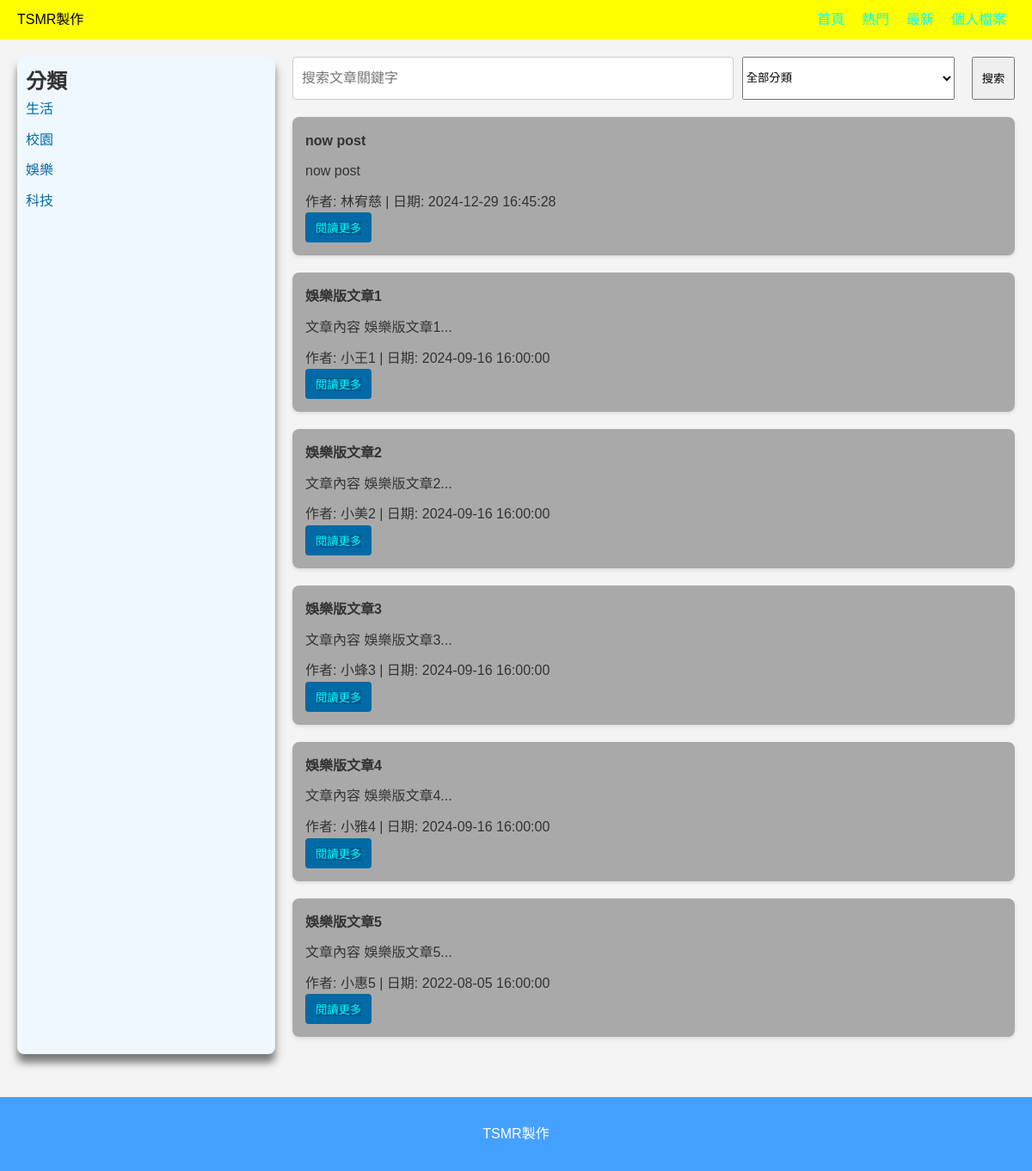
The page /play.php on the database its author committed.
### tables this page shows
CREATE TABLE `post` (
  `name` varchar(30) DEFAULT NULL,
  `title` varchar(255) DEFAULT NULL,
  `post` text,
  `date` timestamp NULL DEFAULT NULL,
  `post_sort` enum('life','play','school','tech') DEFAULT NULL
);

### play.php (the view, shortened to what this page needs)
<?php
include 'db.php';
$sql = "SELECT name,title, post, date FROM post where post_sort='play' ORDER BY date DESC";
$result = $conn->query($sql);
?>
<!DOCTYPE html>
<html lang="zh-TW">
<head>
</head>
<body>
  <header class="top">
    <div>TSMR製作</div>
    <nav>
      <ul>
        <li><a href="main.php">首頁</a></li>
        <li><a href="#">熱門</a></li>
        <li><a href="time.php">最新</a></li>
        <li><a href="login.php">個人檔案</a></li>
      </ul>
    </nav>
  </header>
  <main class="content">
    <aside class="sidebar">
      <h2>分類</h2>
      <ul>
        <li><a href="life.php">生活</a></li>
        <li><a href="school.php">校園</a></li>
        <li><a href="play.php">娛樂</a></li>
        <li><a href="tech.php">科技</a></li>
      </ul>
    </aside>
    <section class="post-list">
      <div class="search-bar">
        <form action="search.php" method="GET" style="display: flex; width: 100%;">
          <input type="text" name="keyword" placeholder="搜索文章關鍵字" required style="flex: 2; margin-right: 10px;">
          <select name="post_sort" style="flex: 1; margin-right: 10px;">
            <option value="">全部分類</option>
          </select>
          <button class="button" type="submit">搜索</button>
        </form>
      </div>
       <?php if ($result && $result->num_rows > 0): ?>
        <?php while ($row = $result->fetch_assoc()): ?>
          <article class="post">
            <h2 class="post-title"><?php echo htmlspecialchars($row['title']); ?></h2>
			<p class="post-content"><?php echo nl2br(htmlspecialchars($row['post'])); ?></p>
            <p>作者: <?php echo htmlspecialchars($row['name']); ?> | 日期: <?php echo htmlspecialchars($row['date']); ?></p>
            <button class="read-more">
              <a href="viewPost.php?name=<?php echo urlencode($row['name']); ?>&title=<?php echo urlencode($row['title']); ?>">閱讀更多</a>
            </button>
          </article>
        <?php endwhile; ?>
      <?php else: ?>
        <p>目前沒有文章。</p>
      <?php endif; ?>
    </section>
  </main>
  <footer>
    <p>TSMR製作</p>
  </footer>
</body>
</html>

### play.php (style rules this page uses)
* { margin: 0; padding: 0; box-sizing: border-box; }
body { font-family: Arial, sans-serif; line-height: 1.6; color: #333; background: #f4f4f4; }
.top { display: flex; justify-content: space-between; align-items: center; background: #ffff00; color: black; padding: 10px 20px; }
.top ul { list-style: none; display: flex; }
.top li { margin: 0px 10px; }
.top a { color:#00ffff; text-decoration: none; }
.content { display: flex; max-width: 1200px; margin: 20px auto; padding: 0 20px; }
.sidebar { flex: 1; background:#f0f8ff; border-radius: 8px; padding: 10px ; box-shadow: 0 10px 10px rgba(0, 0, 0, 0.5); margin-right: 20px; }
.sidebar ul { list-style: none; }
.sidebar li { margin-bottom: 10px; }
.sidebar a { text-decoration: none; color: #006aa6; }
.post-list { flex: 3; }
.post { background: #a9a9a9; margin-bottom:20px; padding: 15px; border-radius: 8px; box-shadow: 0 2px 4px rgba(0, 0, 0, 0.1); }
.post-title { font-size: 1em; margin-bottom: 10px; }
.post-content { margin-bottom: 10px; }
.read-more { background: #006aa6; color: #fff; border: none; padding: 8px 12px; border-radius: 4px; cursor: pointer; }
.read-more a { color:#00ffff; background: #005a90; text-decoration: none; }
footer { text-align:center; padding: 30px; background-color: #45a1ff; color: #fff; margin-top:50px; }
.button { width:50px; height:50px; margin-left:10px; }
.search-bar { margin-bottom:20px; display: flex; }
.search-bar input { width: 100%; padding: 10px; border: 1px solid #ccc; border-radius: 4px; font-size: 1em; }

### rows shown on the page
post: title "now post", post "now post", name "林宥慈", date "2024-12-29 16:45:28"
post: title "娛樂版文章1", post "文章內容 娛樂版文章1...", name "小王1", date "2024-09-16 16:00:00"
post: title "娛樂版文章2", post "文章內容 娛樂版文章2...", name "小美2", date "2024-09-16 16:00:00"
post: title "娛樂版文章3", post "文章內容 娛樂版文章3...", name "小蜂3", date "2024-09-16 16:00:00"
post: title "娛樂版文章4", post "文章內容 娛樂版文章4...", name "小雅4", date "2024-09-16 16:00:00"
post: title "娛樂版文章5", post "文章內容 娛樂版文章5...", name "小惠5", date "2022-08-05 16:00:00"
